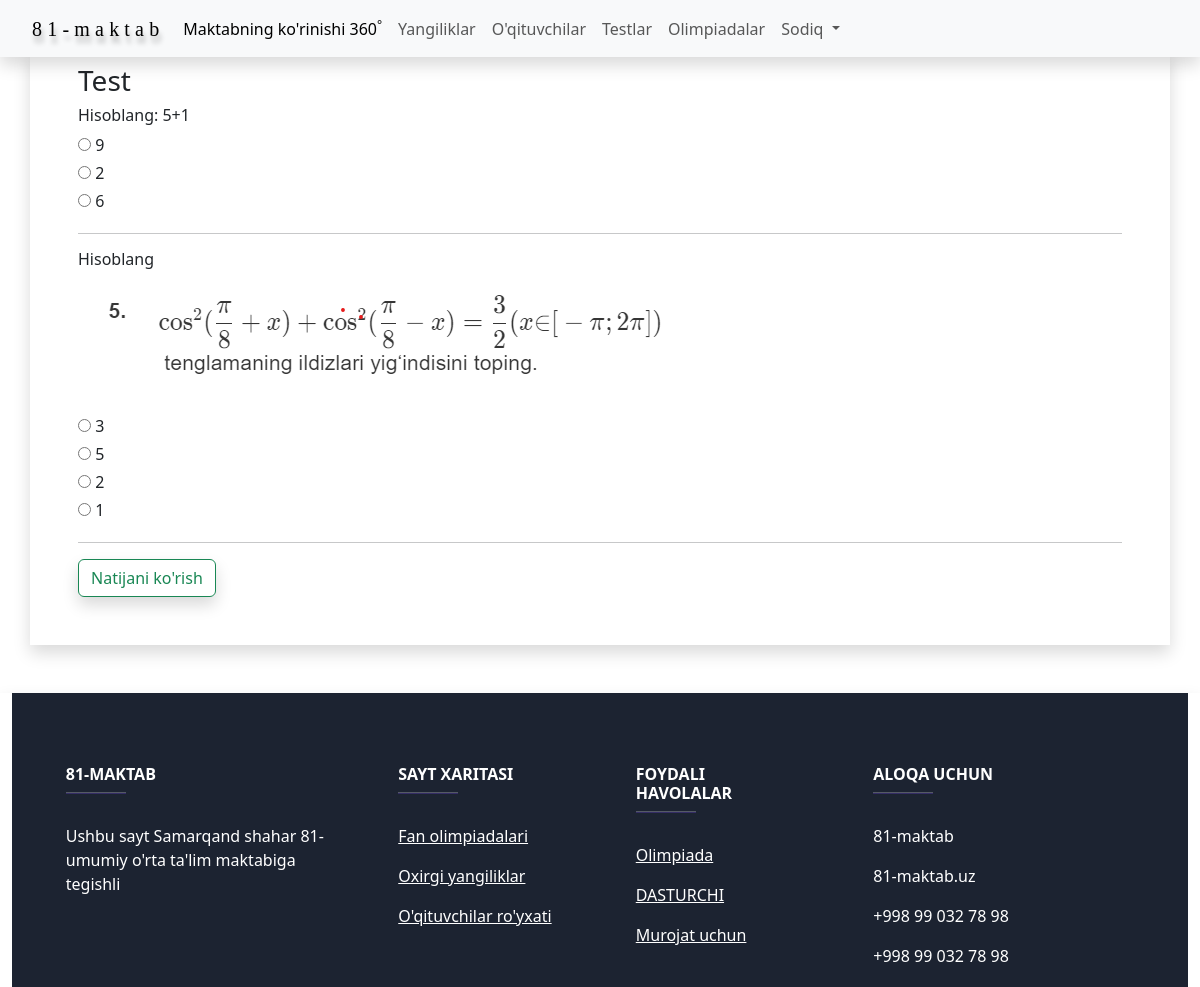
The app's page /test/quiz/1/ (signed in) with its own data.
### testlar/models.py (models this page shows, shortened)
class Question(models.Model):
    quiz = models.ForeignKey(QuizModel, on_delete=models.CASCADE)
    name = models.TextField()
    image_question = models.ImageField(null=True, blank=True, upload_to="images/", verbose_name="Agar savolingizni yozib bo'lmasa rasmini kiriting", help_text="Agar klaviaturada yoza olmasangiz savolni rasmga olib faqat rasmini qo'ying")
    class Meta:
        verbose_name = "Yangi savol qo'shish"
        verbose_name_plural = "Savol qo'shish"

class Answer(models.Model):
    question = models.ForeignKey(Question, on_delete=models.CASCADE)
    name = models.CharField(max_length=255)
    is_right = models.BooleanField(default=False)
    class Meta:
        verbose_name = "Test javoblari"
        verbose_name_plural = "Testlar javoblari"

### testlar/views.py (the view, shortened to what this page needs)
# urls.py: path('quiz/<int:pk>/', quistion, name='quistion'),
@login_required(login_url='login')
def quistion(request, pk):
    quistions = Question.objects.filter(quiz_id = pk)
    answers = Answer.objects.all()
    answers = list(answers)
    shuffle(answers)
    context = {
        'quistions': quistions,
        'answers': answers,
    }
    return render(request, 'quistion.html', context)

### templates/quistion.html (shortened to what this page needs)
{% extends 'base.html' %}
{% load static %}
{% load widget_tweaks %}
{% block content %}
{% block body %}
<div class="container shadow pt-3 px-5 pb-5 mt-5">
    <h3>Test</h3>
    <form method="post">
        {% for q in quistions %}
            <h6>{{ q.name }}</h6>
            {% if q.image_question %}
                <img class="rounded img-fluid" src="{{ q.image_question.url }}" alt=""><br>
            {% endif %}
                {% for answer in answers %}
                    {% if q.id == answer.question.id %}
                        <label><input style="margin-bottom: 10px;" type="radio" name="{{ q.name }}" value="{{ answer.is_right }}" value="False" required >    {{ answer.name }}</label>
                        <br>
                    {% endif %}
                {% endfor %}
                <hr>
        {% endfor %}
        <button class="btn btn-outline-success shadow" type="submit">Natijani ko'rish</button>
    </form>
</div>
{% endblock %}
{% endblock content %}

### templates/base.html (shortened to what this page needs)
<!doctype html>
<html lang="en">
  <head>
    <link href="https://cdn.jsdelivr.net/npm/bootstrap@5.3.0-alpha1/dist/css/bootstrap.min.css" rel="stylesheet">
    <link href="https://getbootstrap.com/docs/5.3/dist/css/bootstrap.min.css" rel="stylesheet">
  </head>
  <body>
    <nav class="navbar navbar-expand-lg bg-body-tertiary shadow fixed-top">
  <div class="container-fluid">
    <a class="navbar-brand" href="{% url 'home' %}">
      <div class="wave">
        <span style="--item:1">8</span>
        <span style="--item:2">1</span>
        <span style="--item:3">-</span>
        <span style="--item:4">m</span>
        <span style="--item:5">a</span>
        <span style="--item:6">k</span>
        <span style="--item:7">t</span>
        <span style="--item:8">a</span>
        <span style="--item:9">b</span>
      </div>
    </a>
    <div class="collapse navbar-collapse" id="navbarSupportedContent">
      <ul class="navbar-nav me-auto mb-2 mb-lg-0">
        <li class="nav-item">
          <a class="nav-link active" aria-current="page" href="{% url 'map' %}">Maktabning ko'rinishi 360<sup>°</sup></a>
        </li>
        <li class="nav-item">
          <a class="nav-link" aria-current="page" href="{% url 'news' %}">Yangiliklar</a>
        </li>
        <li class="nav-item">
          <a class="nav-link" href="{% url 'teacher_info' %}">O'qituvchilar</a>
        </li>
        <li class="nav-item">
          <a class="nav-link" href="{% url 'qiuz' %}">Testlar</a>
        </li>
        <li class="nav-item">
          <a class="nav-link" href="https://maktab81c.up.railway.app/">Olimpiadalar</a>
        </li>
        {% if user.is_authenticated %}
          <li class="nav-item dropdown">
              <a class="nav-link dropdown-toggle" href="#" role="button" data-bs-toggle="dropdown" aria-expanded="false">
                {{ user.username.title }}
              </a>
            </li>
        {% endif %}
      </ul>
    </div>
  </div>
</nav>
    {% block content %}
    {% endblock content %}
    <div class="container-fluid mt-5 shadow">
  <footer
          class="text-center text-lg-end text-white"
          style="background-color: #1c2331"
          >
      <div>
      </div>
      <div class="container text-center text-md-start mt-5">
        <div class="row mt-3">
          <div class="col-md-3 col-lg-4 col-xl-3 mx-auto mb-4">
            <h6 class="text-uppercase fw-bold">81-maktab</h6>
            <hr
                class="mb-4 mt-0 d-inline-block mx-auto"
                style="width: 60px; background-color: #7c4dff; height: 2px"
                />
            <p>
              Ushbu sayt Samarqand shahar 81-umumiy o'rta ta'lim maktabiga tegishli
            </p>
          </div>
          <div class="col-md-2 col-lg-2 col-xl-2 mx-auto mb-4">
            <h6 class="text-uppercase fw-bold">Sayt xaritasi</h6>
            <hr
                class="mb-4 mt-0 d-inline-block mx-auto"
                style="width: 60px; background-color: #7c4dff; height: 2px"
                />
            <p>
              <a href="{% url 'qiuz' %}" class="text-white">Fan olimpiadalari</a>
            </p>
            <p>
              <a href="{% url 'news' %}" class="text-white">Oxirgi yangiliklar</a>
            </p>
            <p>
              <a href="{% url 'teacher_info' %}" class="text-white">O'qituvchilar ro'yxati</a>
            </p>
          </div>
          <div class="col-md-3 col-lg-2 col-xl-2 mx-auto mb-4">
            <h6 class="text-uppercase fw-bold">Foydali havolalar</h6>
            <hr
                class="mb-4 mt-0 d-inline-block mx-auto"
                style="width: 60px; background-color: #7c4dff; height: 2px"
                />
            <p>
              <a href="https://sodiq7898.pythonanywhere.com/" class="text-white">Olimpiada</a>
            </p>
            <p>
              <a href="http://sodiqoydinov.tilda.ws/" class="text-white">DASTURCHI</a>
            </p>
            <p>
              <a href="http://sodiqoydinov.tilda.ws/" class="text-white">Murojat uchun</a>
            </p>
          </div>
          <div class="col-md-4 col-lg-3 col-xl-3 mx-auto mb-md-0 mb-4">
            <h6 class="text-uppercase fw-bold">Aloqa uchun</h6>
            <hr
                class="mb-4 mt-0 d-inline-block mx-auto"
                style="width: 60px; background-color: #7c4dff; height: 2px"
                />
            <p>81-maktab</p>
            <p>81-maktab.uz</p>
            <p>+998 99 032 78 98</p>
            <p>+998 99 032 78 98</p>
          </div>
        </div>
      </div>
  </footer>
</div>
  </body>
</html>

### templates/base.html (style rules this page uses)
.wave { margin-top: 1px; margin-left: 20px; font-size: 20px; color: black; -webkit-box-reflect; below -20px linear-gradient(transparent, rgba(0,0,0,0.2)); text-shadow: 2px 7px 5px rgba(0,0,0,0.3), 0px -4px 10px rgba(255,255,255,0.3); }
.wave span { font-family: "Alfa Slab One", cursive; display: inline-block; animation: wave-anim 2.5s infinite; animation-delay: calc(0.1s * var(--item)); }

### records on screen
Question: name "Hisoblang: 5+1"
Answer: name "9"
Answer: name "2"
Answer: name "6"
Question: name "Hisoblang", image_question (picture)
Answer: name "3"
Answer: name "5"
Answer: name "2"
Answer: name "1"

### other values on screen
{{ user.username.title }} "Sodiq"
